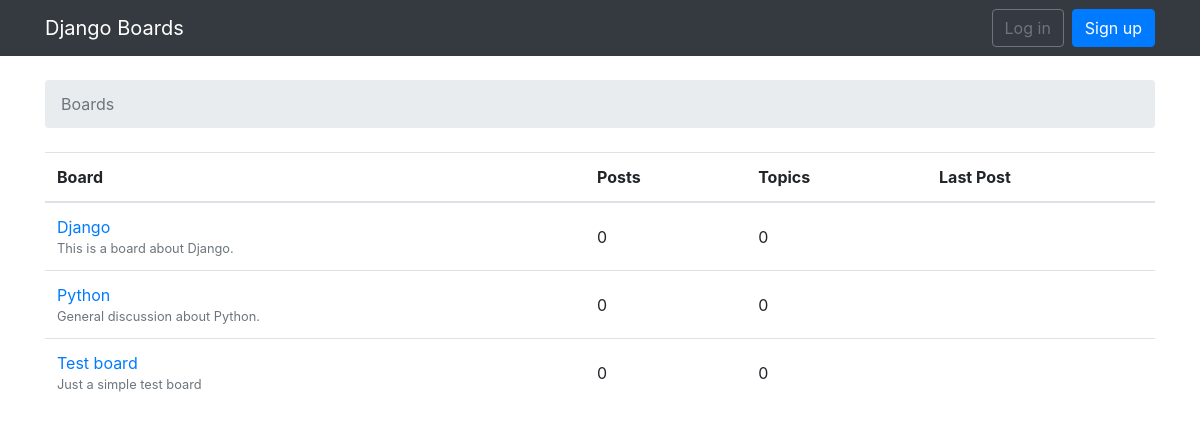
The app's page /boards/ with its own data.
### boards/models.py (models this page shows, shortened)
class Board(models.Model):
    name = models.CharField(max_length=30, unique=True)
    description = models.CharField(max_length=100)

### boards/views.py (the view)
# urls.py: url(r'^boards/(?P<pk>\d+)/$', board_views.board_topics, name='board_topics'),
def boards(request):
    boards = Board.objects.all()
    return render(request, 'boards.html', {'boards': boards})

### templates/boards.html
{% extends 'base.html' %}
{% block breadcrumb %}
  <li class="breadcrumb-item active">Boards</li>
{% endblock %}
{% block content %}
  <table class="table">
    <thead class="thead-inverse">
      <tr>
        <th>Board</th>
        <th>Posts</th>
        <th>Topics</th>
        <th>Last Post</th>
      </tr>
    </thead>
    <tbody>
      {% for board in boards %}
        <tr>
          <td>
            <a href="{% url 'board_topics' board.pk %}">{{ board.name }}</a>
            <small class="text-muted d-block">{{ board.description }}</small>
          </td>
          <td class="align-middle">0</td>
          <td class="align-middle">0</td>
          <td></td>
        </tr>
      {% endfor %}
    </tbody>
  </table>
{% endblock %}

### records on screen
Board: name "Django", description "This is a board about Django."
Board: name "Python", description "General discussion about Python."
Board: name "Test board", description "Just a simple test board"
